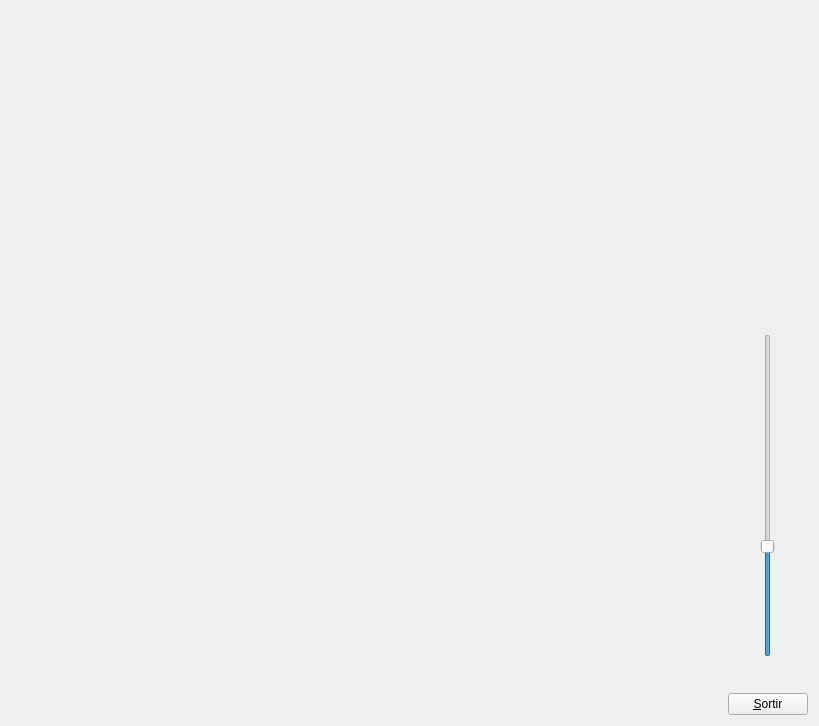
<?xml version="1.0" encoding="UTF-8"?>
<ui version="4.0">
 <class>MyForm</class>
 <widget class="QWidget" name="MyForm">
  <property name="geometry">
   <rect>
    <x>0</x>
    <y>0</y>
    <width>819</width>
    <height>726</height>
   </rect>
  </property>
  <property name="windowTitle">
   <string>Form</string>
  </property>
  <layout class="QHBoxLayout" name="horizontalLayout">
   <item>
    <widget class="MyGLWidget" name="widget" native="true">
     <property name="sizePolicy">
      <sizepolicy hsizetype="Expanding" vsizetype="Expanding">
       <horstretch>0</horstretch>
       <verstretch>0</verstretch>
      </sizepolicy>
     </property>
    </widget>
   </item>
   <item>
    <layout class="QVBoxLayout" name="verticalLayout">
     <item>
      <spacer name="verticalSpacer">
       <property name="orientation">
        <enum>Qt::Vertical</enum>
       </property>
       <property name="sizeHint" stdset="0">
        <size>
         <width>20</width>
         <height>40</height>
        </size>
       </property>
      </spacer>
     </item>
     <item alignment="Qt::AlignHCenter">
      <widget class="QSlider" name="verticalSlider">
       <property name="minimumSize">
        <size>
         <width>23</width>
         <height>84</height>
        </size>
       </property>
       <property name="minimum">
        <number>-50</number>
       </property>
       <property name="maximum">
        <number>100</number>
       </property>
       <property name="value">
        <number>0</number>
       </property>
       <property name="orientation">
        <enum>Qt::Vertical</enum>
       </property>
      </widget>
     </item>
     <item>
      <spacer name="verticalSpacer_2">
       <property name="orientation">
        <enum>Qt::Vertical</enum>
       </property>
       <property name="sizeType">
        <enum>QSizePolicy::Minimum</enum>
       </property>
       <property name="sizeHint" stdset="0">
        <size>
         <width>20</width>
         <height>30</height>
        </size>
       </property>
      </spacer>
     </item>
     <item>
      <widget class="QPushButton" name="pushButton">
       <property name="sizePolicy">
        <sizepolicy hsizetype="Fixed" vsizetype="Fixed">
         <horstretch>0</horstretch>
         <verstretch>0</verstretch>
        </sizepolicy>
       </property>
       <property name="text">
        <string>&amp;Sortir</string>
       </property>
      </widget>
     </item>
    </layout>
   </item>
  </layout>
 </widget>
 <customwidgets>
  <customwidget>
   <class>MyGLWidget</class>
   <extends>QWidget</extends>
   <header>MyGLWidget.h</header>
   <container>1</container>
   <slots>
    <slot>changeZoom(int)</slot>
   </slots>
  </customwidget>
 </customwidgets>
 <resources/>
 <connections>
  <connection>
   <sender>pushButton</sender>
   <signal>clicked()</signal>
   <receiver>MyForm</receiver>
   <slot>close()</slot>
   <hints>
    <hint type="sourcelabel">
     <x>813</x>
     <y>720</y>
    </hint>
    <hint type="destinationlabel">
     <x>839</x>
     <y>529</y>
    </hint>
   </hints>
  </connection>
  <connection>
   <sender>verticalSlider</sender>
   <signal>sliderMoved(int)</signal>
   <receiver>widget</receiver>
   <slot>changeZoom(int)</slot>
   <hints>
    <hint type="sourcelabel">
     <x>776</x>
     <y>473</y>
    </hint>
    <hint type="destinationlabel">
     <x>539</x>
     <y>440</y>
    </hint>
   </hints>
  </connection>
 </connections>
</ui>
